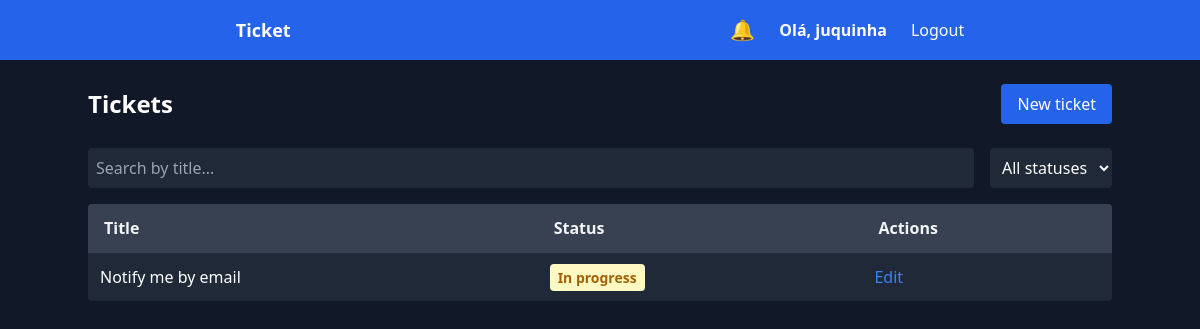
The app's page /chamados/ (signed in) with its own data.
### chamados/models.py (models this page shows, shortened)
class Chamado(models.Model):
    STATUS_CHOICES = (
        ('aberto', 'Open'),
        ('andamento', 'In progress'),
        ('fechado', 'Closed'),
    )
    titulo = models.CharField(max_length=100)
    descricao = models.TextField()
    status = models.CharField(
        max_length=20,
        choices=STATUS_CHOICES,
        default='aberto'
    )
    criado_por = models.ForeignKey(
        User,
        on_delete=models.CASCADE,
        related_name='chamados'
    )
    criado_em = models.DateTimeField(auto_now_add=True)
    anexo = models.FileField(
        upload_to='chamados_anexos/',
        null=True,
        blank=True
    )

### chamados/views.py (the view)
# urls.py: path('', views.lista_chamados, name='lista_chamados'),  # /chamados/
@login_required
def lista_chamados(request):
    if request.user.is_superuser:
        chamados = Chamado.objects.all()
    else:
        chamados = Chamado.objects.filter(criado_por=request.user)
    chamados_com_nao_lido = []
    for chamado in chamados:
        historico_nao_lido = chamado.historicos.exclude(
            lido_por=request.user
        ).exists()
        resposta_nao_lida = chamado.respostas.exclude(
            lido_por=request.user
        ).exists()
        chamados_com_nao_lido.append({
            'chamado': chamado,
            'nao_lido': historico_nao_lido or resposta_nao_lida
        })
    return render(request, 'chamados/lista.html', {
        'chamados_com_nao_lido': chamados_com_nao_lido
    })

### chamados/context_processors.py (called while the page is built)
def notificacoes_nao_lidas(request):
    if request.user.is_authenticated:
        return {
            'notificacoes_nao_lidas': request.user.notificacoes.filter(lida=False),
            'total_notificacoes': request.user.notificacoes.filter(lida=False).count()
        }
    return {}

def notificacoes_usuario(request):
    if request.user.is_authenticated:
        notificacoes = request.user.notificacoes.order_by('-criada_em')[:5]
        nao_lidas = request.user.notificacoes.filter(lida=False).count()
    else:
        notificacoes = []
        nao_lidas = 0
    return {
        'notificacoes': notificacoes,
        'notificacoes_nao_lidas': nao_lidas
    }

### chamados/templates/chamados/lista.html (shortened to what this page needs)
{% extends 'base.html' %}
{% block content %}
<div class="max-w-5xl mx-auto px-2 md:px-0">
  <div class="flex flex-col sm:flex-row sm:justify-between sm:items-center gap-3 mb-6">
    <h2 class="text-2xl font-bold text-white">Tickets</h2>
    <a href="{% url 'criar_chamado' %}"
       class="bg-blue-600 text-white px-4 py-2 rounded text-center hover:bg-blue-700">
      New ticket
    </a>
  </div>
  <div class="hidden md:flex gap-4 mb-4">
    <input id="searchDesktop" type="text"
      placeholder="Search by title..."
      class="flex-1 bg-gray-800 text-white rounded p-2 placeholder-gray-400">
    <select id="statusDesktop"
      class="bg-gray-800 text-white rounded p-2">
      <option value="all">All statuses</option>
    </select>
  </div>
  <div class="hidden md:block bg-gray-800 rounded overflow-hidden">
    <table class="w-full table-auto">
      <thead class="bg-gray-700 text-gray-100">
        <tr>
          <th class="px-4 py-3 text-left">Title</th>
          <th class="px-4 py-3 text-left">Status</th>
          <th class="px-4 py-3 text-left">Actions</th>
        </tr>
      </thead>
      <tbody>
        {% for item in chamados_com_nao_lido %}
        <tr class="border-t border-gray-700 chamado-row"
            data-title="{{ item.chamado.titulo|lower }}"
            data-status="{{ item.chamado.status }}">
          <td class="p-3">
            <a href="{% url 'detalhe_chamado' item.chamado.id %}"
               class="text-white hover:underline font-medium">
              {{ item.chamado.titulo }}
            </a>
          </td>
          <td class="p-3">
            <span class="px-2 py-1 rounded text-sm font-semibold
              {% if item.chamado.status == 'andamento' %}bg-yellow-100 text-yellow-700{% endif %}
            ">
              {{ item.chamado.get_status_display }}
            </span>
          </td>
          <td class="p-3 flex gap-4">
            {% if user.is_superuser or item.chamado.criado_por == user and item.chamado.status != 'fechado' %}
              <a href="{% url 'editar_chamado' item.chamado.id %}" class="text-blue-500">
                Edit
              </a>
            {% endif %}
          </td>
        </tr>
        {% endfor %}
      </tbody>
    </table>
  </div>
</div>
{% endblock %}

### chamados/templates/base.html (shortened to what this page needs)
{% load static %}
<!DOCTYPE html>
<html lang="pt-BR" class="dark">
<head>
  <script src="https://cdn.tailwindcss.com"></script>
</head>
<body class="bg-gray-900 min-h-screen flex flex-col">
<nav class="bg-blue-600 dark:bg-blue-900 text-white px-4 py-4 flex items-center justify-around">
  <h1 class="font-bold text-lg">
    <a href="/">Ticket</a>
  </h1>
  <div class="hidden md:flex items-center gap-6">
    <div class="relative">
      <button id="notifBtn" class="relative text-xl focus:outline-none">
        🔔
      </button>
    </div>
    <div class="relative group">
      <span class="cursor-pointer font-semibold">
        Olá, {{ request.user.username }}
      </span>
    </div>
    <form method="post" action="{% url 'logout' %}">
      <button class="hover:underline">Logout</button>
    </form>
  </div>
</nav>
<main class="p-4 md:p-6 flex-1">
  {% block content %}{% endblock %}
</main>
</body>
</html>

### records on screen
Chamado: chamado.titulo "Notify me by email", chamado.status "In progress", shows "Edit"

### other values on screen
{{ request.user.username }} "juquinha"
